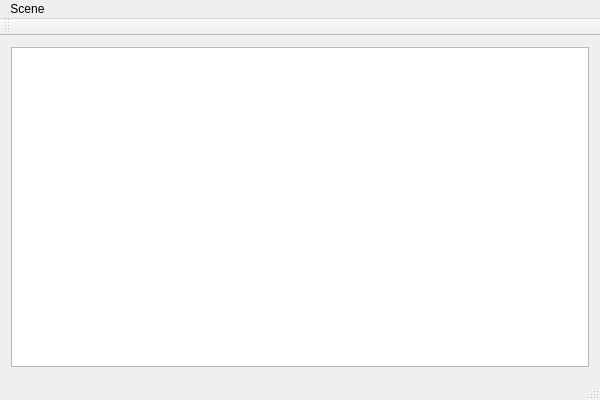
<?xml version="1.0" encoding="UTF-8"?>
<ui version="4.0">
 <class>SSMainWindowClass</class>
 <widget class="QMainWindow" name="SSMainWindowClass">
  <property name="geometry">
   <rect>
    <x>0</x>
    <y>0</y>
    <width>600</width>
    <height>400</height>
   </rect>
  </property>
  <property name="minimumSize">
   <size>
    <width>600</width>
    <height>400</height>
   </size>
  </property>
  <property name="windowTitle">
   <string>Sticky Shapes</string>
  </property>
  <property name="locale">
   <locale language="English" country="UnitedStates"/>
  </property>
  <property name="documentMode">
   <bool>false</bool>
  </property>
  <property name="tabShape">
   <enum>QTabWidget::Rounded</enum>
  </property>
  <property name="dockNestingEnabled">
   <bool>false</bool>
  </property>
  <widget class="QWidget" name="centralWidget">
   <layout class="QHBoxLayout" name="horizontalLayout">
    <item>
     <widget class="QGraphicsView" name="graphicsView"/>
    </item>
   </layout>
  </widget>
  <widget class="QMenuBar" name="menuBar">
   <property name="geometry">
    <rect>
     <x>0</x>
     <y>0</y>
     <width>600</width>
     <height>21</height>
    </rect>
   </property>
   <widget class="QMenu" name="menuScene">
    <property name="title">
     <string>Scene</string>
    </property>
    <addaction name="actionClearScene"/>
    <addaction name="actionAddShape"/>
   </widget>
   <addaction name="menuScene"/>
  </widget>
  <widget class="QToolBar" name="mainToolBar">
   <attribute name="toolBarArea">
    <enum>TopToolBarArea</enum>
   </attribute>
   <attribute name="toolBarBreak">
    <bool>false</bool>
   </attribute>
  </widget>
  <widget class="QStatusBar" name="statusBar"/>
  <action name="actionClearScene">
   <property name="text">
    <string>Clear Scene</string>
   </property>
   <property name="shortcut">
    <string>Ctrl+C</string>
   </property>
  </action>
  <action name="actionAddShape">
   <property name="text">
    <string>Add Shape</string>
   </property>
   <property name="shortcut">
    <string>Ctrl+A</string>
   </property>
  </action>
 </widget>
 <layoutdefault spacing="6" margin="11"/>
 <resources>
  <include location="SSMainWindow.qrc"/>
 </resources>
 <connections>
  <connection>
   <sender>actionAddShape</sender>
   <signal>triggered()</signal>
   <receiver>SSMainWindowClass</receiver>
   <slot>slotAddShape()</slot>
   <hints>
    <hint type="sourcelabel">
     <x>-1</x>
     <y>-1</y>
    </hint>
    <hint type="destinationlabel">
     <x>299</x>
     <y>199</y>
    </hint>
   </hints>
  </connection>
  <connection>
   <sender>actionClearScene</sender>
   <signal>triggered()</signal>
   <receiver>SSMainWindowClass</receiver>
   <slot>slotClearScene()</slot>
   <hints>
    <hint type="sourcelabel">
     <x>-1</x>
     <y>-1</y>
    </hint>
    <hint type="destinationlabel">
     <x>299</x>
     <y>199</y>
    </hint>
   </hints>
  </connection>
 </connections>
 <slots>
  <slot>slotAddShape()</slot>
  <slot>slotClearScene()</slot>
 </slots>
</ui>
